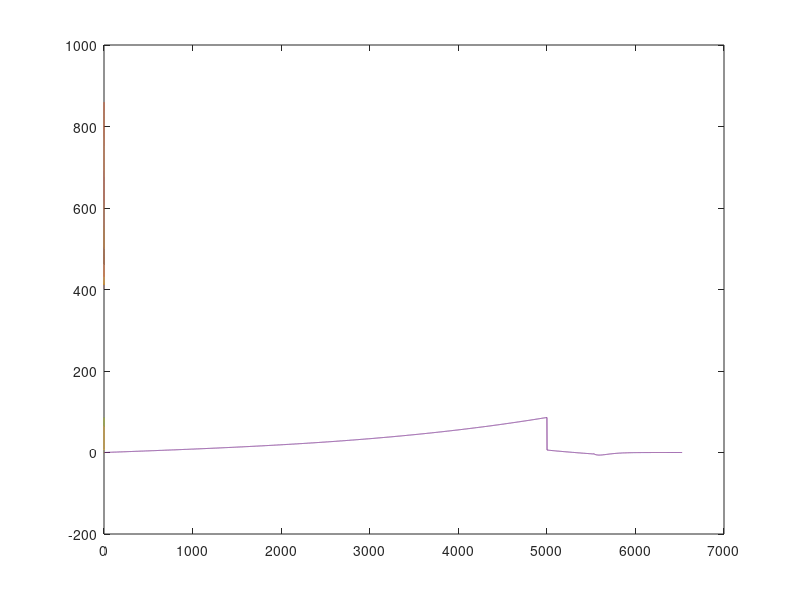

Reproduce this figure in MATLAB.
clc
clear all
close all
% Parameters for the Kelvin-Voigt model
k = 50000;   % Elastic modulus in Pa
eta = 20000; % Viscosity in Pa.s

% Time parameters
dt = 1e-3; % Time step in seconds
t_mat = 0:dt:10; % Total time for simulation in seconds

% Total number of time steps
N = length(t_mat);

% Applied stress: Increasing linearly for the first half, then decreasing
halfN = round(N/2)-1;
%%

maxStrain=0.1
epsilon_mat = linspace(0,maxStrain,halfN+1); % Strain
%epsilon_mat(end+1) = epsilon_mat(halfN);

epsilon_dot_mat = diff(epsilon_mat(1:halfN+1))/dt; % Strain rate
%epsilon_dot_mat(end+1) =0;
epsilon_dot_old = -1*(epsilon_dot_mat(end));
epsilon_dot_mat(end+1) = -1*epsilon_dot_old;
%%
k_mat = k*epsilon_mat(1:halfN).^2;          % Corresponding values of k
eta_mat=eta*epsilon_mat(1:halfN);
fric_mat = 4000.*epsilon_mat(1:halfN).^2;


% Create an interpolation functions
k_interp = @(x) interp1(epsilon_mat(1:halfN), k_mat, x, 'linear', 'extrap');
eta_interp = @(x) interp1(epsilon_mat(1:halfN),eta_mat,x,'linear','extrap');
fric_interp = @(x) interp1(epsilon_mat(1:halfN), fric_mat,x,'linear','extrap');

% Initializing strain and strain rate arrays
sigma_mat = zeros(1,halfN);
%% Forward Cycle
% Simulation loop for the Kelvin-Voigt model
close all
sigma_mat(1:halfN)=k_mat.*epsilon_mat(1:halfN)...
        + eta_mat.*epsilon_dot_mat(1:halfN)...
        -fric_mat.*epsilon_mat(1:halfN);

plot(epsilon_mat(1:halfN),sigma_mat(1:halfN));
hold on; plot(epsilon_mat(1:halfN),sigma_mat(1:halfN)./epsilon_mat(1:halfN))

%% Return Cycle
n =(length(epsilon_mat)+1); 
t =t_mat(n); 
epsilon_current = epsilon_mat(end);
epsilon_dot_current= epsilon_dot_mat(end);
k_current =     k_interp(epsilon_current);
eta_current = eta_interp(epsilon_current);
fric_current = fric_interp(epsilon_current);
%eta_dt = eta_current *
DecayT = eta_current./k_current;

epsilon_new = epsilon_current*exp(-dt/DecayT);
epsilon_dot_new = (epsilon_new -epsilon_current)/dt;

    while (epsilon_dot_new < epsilon_dot_old )
        epsilon_mat(end+1) = epsilon_mat(end) + dt*epsilon_dot_old;
        sigma_mat(end+1) = k_current*epsilon_mat(end)+ ...
            eta_current*epsilon_dot_mat(end)...
            - fric_current*epsilon_mat(end);
        epsilon_dot_mat(end+1) = epsilon_dot_old;

        n =(length(epsilon_mat)+1); 

        t =t_mat(n); 
        epsilon_current = epsilon_mat(end);
        epsilon_dot_current= epsilon_dot_mat(end);
        k_current =     k_interp(epsilon_current);
        eta_current = eta_interp(epsilon_current);
        %eta_dt = eta_current *
        DecayT = eta_current./k_current;

        epsilon_new = epsilon_current*exp(-dt/DecayT)
        epsilon_dot_new = (epsilon_new -epsilon_current)/dt

end
%% Return cycle second half

n =(length(epsilon_mat)+1); 
t =t_mat(n); 
epsilon_current = epsilon_mat(end);
epsilon_dot_current= epsilon_dot_mat(end);
k_current =     k_interp(epsilon_current);
eta_current = eta_interp(epsilon_current);
%eta_dt = eta_current *
DecayT = eta_current./k_current;

epsilon_new = 0.1*exp(-dt/DecayT);
epsilon_dot_new = (epsilon_new -epsilon_current)/dt;

plot(epsilon_mat(5002:end),sigma_mat(5001:end))


%% Plotting
close all
em=transpose(epsilon_mat(1:end-1));
sm=sigma_mat;
%plot(em,sm./em)
%%
sm1 = sm(1:5000);
em1 = em(1:5000);

sm2=sm(5001:end);
em2=em(5001:end);
%sm3(1:10)=linspace(0.699,0.3,10)
%em3=[0.1*ones(10,1); em2];

tMat2 =linspace(0,5*DecayT,1000); 
em4=em2(end)*exp(-tMat2/DecayT);

dem4=(diff(em4)./diff(tMat2));
em4_ = em4(2:end);
sm4 = k_interp(em4_).*em4_+ ...
           eta_interp(em4_).*dem4...
           - fric_interp(em4_).*em4_;
% sm4 = -fric_interp(em4).*em4+k_interp(em4).*em4;
%+eta_interp(em4).*epsilon_dot_new;
em5=[em;em4'];
sm5=[sm sm4];
%%
plot(sm5)
